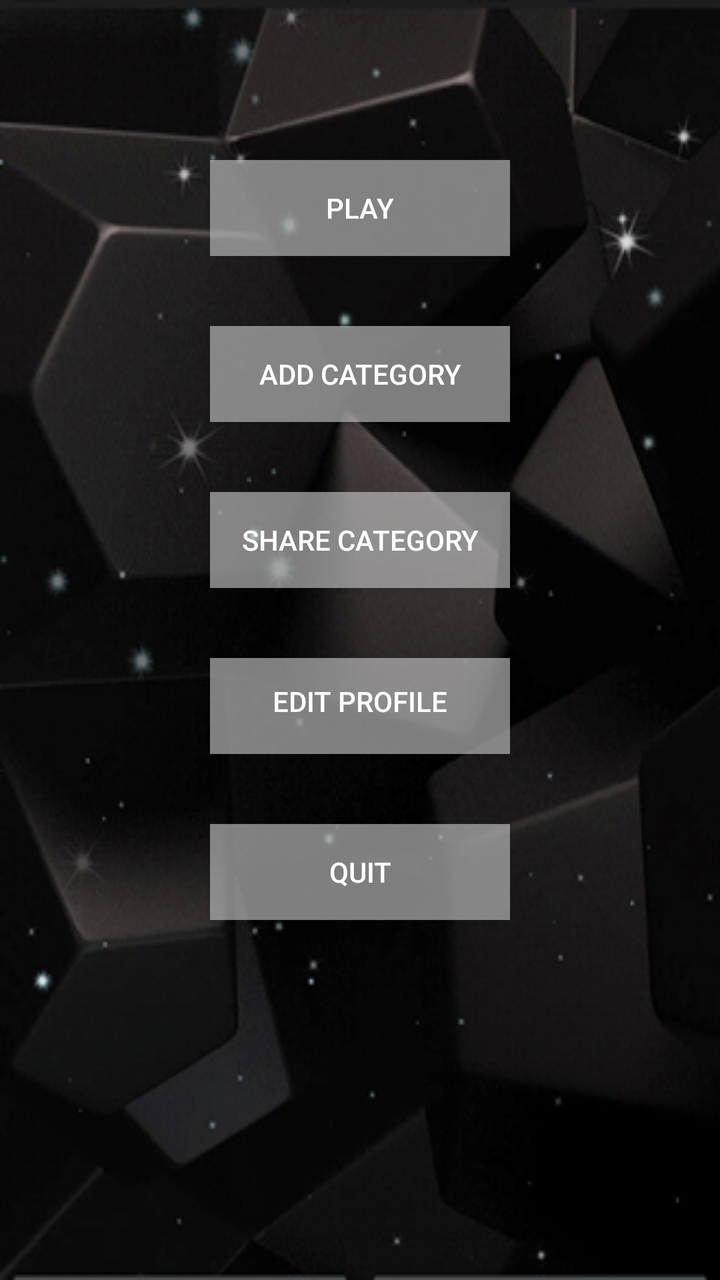
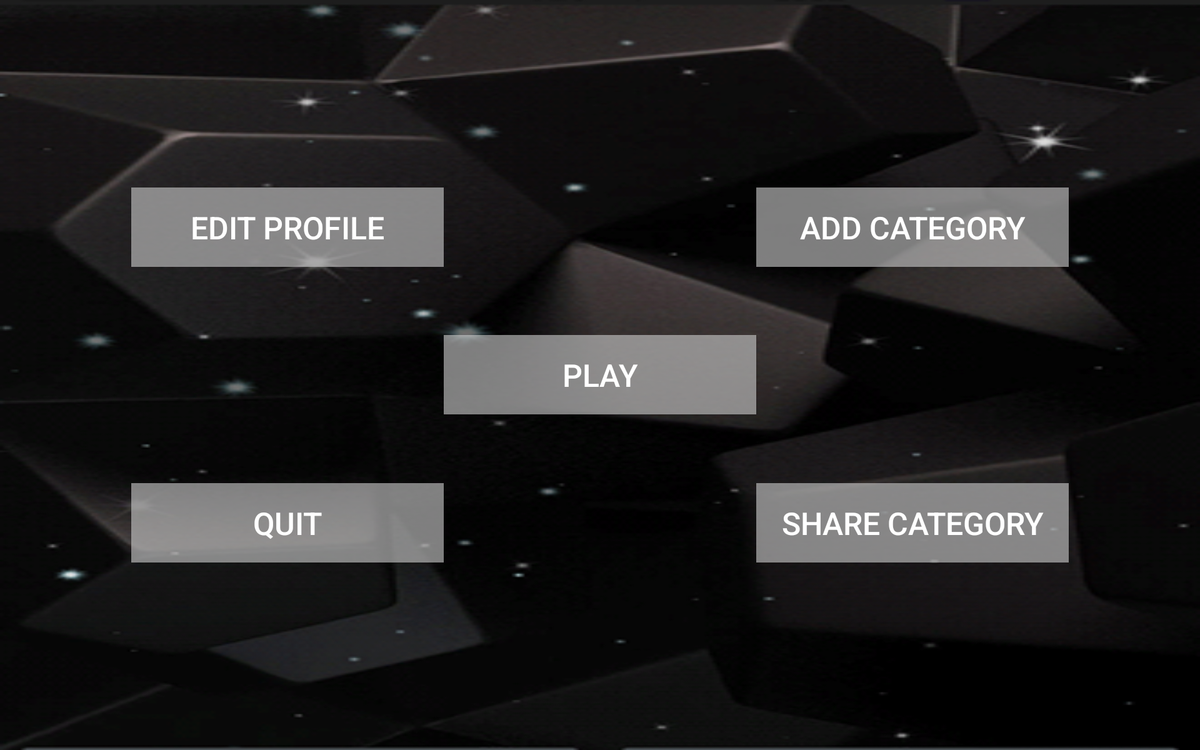

One screen, two layout resources from the same app: the default and the repository's alternative for another configuration. Each is rendered where Android would select it; the XML of both is given below.
<!-- AndroidManifest.xml: application theme AppTheme -->
<!-- res/layout/activity_main_menu.xml -->
<?xml version="1.0" encoding="utf-8"?>
<RelativeLayout xmlns:android="http://schemas.android.com/apk/res/android"
    xmlns:tools="http://schemas.android.com/tools"
    android:layout_width="match_parent"
    android:layout_height="match_parent"
    android:paddingBottom="@dimen/activity_vertical_margin"
    android:paddingLeft="@dimen/activity_horizontal_margin"
    android:paddingRight="@dimen/activity_horizontal_margin"
    android:paddingTop="@dimen/activity_vertical_margin"
    android:background="@drawable/profile_setup_background"
    android:id="@+id/relativeLayoutMainMenu">

    <Button
        android:id="@+id/buttonPlay"
        android:layout_width="150dp"
        android:layout_height="wrap_content"
        android:layout_centerHorizontal="true"
        android:text="@string/t10"
        android:textColor="#FFFFFF"
        android:background="#99d3d3d3"
        android:layout_marginTop="20dp"
        />

    <Button
        android:id="@+id/buttonAddCategory"
        android:layout_width="150dp"
        android:layout_height="wrap_content"
        android:layout_centerHorizontal="true"
        android:layout="@id/buttonPlay"
        android:layout_below="@id/buttonPlay"
        android:text="@string/t8"
        android:textColor="#FFFFFF"
        android:layout_marginTop="35dp"
        android:background="#99d3d3d3"
        />

    <Button
        android:id="@+id/buttonShareCategory"
        android:layout_width="150dp"
        android:layout_height="wrap_content"
        android:layout_centerHorizontal="true"
        android:layout_below="@id/buttonAddCategory"
        android:text="@string/t9"
        android:textColor="#FFFFFF"
        android:layout_marginTop="35dp"
        android:background="#99d3d3d3"
        />

    <Button
        android:id="@+id/buttonEditProfile"
        android:layout_width="150dp"
        android:layout_height="wrap_content"
        android:layout_centerHorizontal="true"
        android:layout_below="@id/buttonShareCategory"
        android:text="@string/t7"
        android:textColor="#FFFFFF"
        android:background="#99d3d3d3"
        android:paddingBottom="5dp"
        android:layout_marginTop="35dp"
        />

    <Button
        android:id="@+id/buttonQuit"
        android:layout_width="150dp"
        android:layout_height="wrap_content"
        android:layout_centerHorizontal="true"
        android:layout_below="@id/buttonEditProfile"
        android:text="@string/t11"
        android:textColor="#FFFFFF"
        android:layout_marginTop="35dp"
        android:background="#99d3d3d3"
        />


</RelativeLayout>
<!-- resources referenced by this layout -->
<resources>
  <dimen name="activity_horizontal_margin">50dp</dimen>
  <dimen name="activity_vertical_margin">60dp</dimen>
  <!-- drawable profile_setup_background: jpg bitmap (drawable, 165093 bytes) -->
  <string name="t10">PLAY</string>
  <string name="t11">QUIT</string>
  <string name="t7">EDIT PROFILE</string>
  <string name="t8">ADD CATEGORY</string>
  <string name="t9">SHARE CATEGORY</string>
  <style name="AppTheme" parent="Theme.AppCompat.Light.DarkActionBar"> "&gt;
      
          <item name="colorPrimary">@color/colorPrimary</item>
          <item name="colorPrimaryDark">@color/colorPrimaryDark</item>
          <item name="colorAccent">@color/colorAccent</item>
      </style>
  <color name="colorPrimary">#9e9e9e</color>
  <color name="colorPrimaryDark">#212121</color>
  <color name="colorAccent">#607d8b</color>
</resources>
<!-- res/layout-large-land/activity_main_menu.xml (the repository's variant of the layout above) -->
<!-- drawn on a 7-inch tablet turned sideways -->
<?xml version="1.0" encoding="utf-8"?>
<RelativeLayout xmlns:android="http://schemas.android.com/apk/res/android"
    xmlns:tools="http://schemas.android.com/tools"
    android:layout_width="match_parent"
    android:layout_height="match_parent"
    android:paddingBottom="@dimen/activity_vertical_margin"
    android:paddingLeft="@dimen/activity_horizontal_margin"
    android:paddingRight="@dimen/activity_horizontal_margin"
    android:paddingTop="@dimen/activity_vertical_margin"
    android:background="@drawable/profile_setup_background"
    android:id="@+id/id2">

    <Button
        android:id="@+id/button2"
        android:layout_width="250dp"
        android:layout_height="wrap_content"
        android:text="@string/t10"
        android:textColor="#FFFFFF"
        android:background="#99d3d3d3"
        android:textSize="25sp"
        android:padding="15dp"
        android:layout_centerVertical="true"
        android:layout_centerHorizontal="true" />

    <Button
        android:id="@+id/button3"
        android:layout_width="250dp"
        android:layout_height="wrap_content"
        android:layout="@id/button2"
        android:text="@string/t8"
        android:textColor="#FFFFFF"
        android:background="#99d3d3d3"
        android:textSize="25sp"
        android:padding="15dp"
        android:layout_alignParentTop="true"
        android:layout_toRightOf="@+id/button2"
        android:layout_toEndOf="@+id/button2" />

    <Button
        android:id="@+id/button4"
        android:layout_width="250dp"
        android:layout_height="wrap_content"
        android:text="@string/t9"
        android:textColor="#FFFFFF"
        android:textSize="25sp"
        android:padding="15dp"
        android:background="#99d3d3d3"
        android:layout_alignParentBottom="true"
        android:layout_alignLeft="@+id/button3"
        android:layout_alignStart="@+id/button3" />

    <Button
        android:id="@+id/button5"
        android:layout_width="250dp"
        android:layout_height="wrap_content"
        android:text="@string/t7"
        android:textColor="#FFFFFF"
        android:background="#99d3d3d3"
        android:paddingBottom="5dp"
        android:textSize="25sp"
        android:padding="15dp"
        android:layout_alignParentTop="true"
        android:layout_toLeftOf="@+id/button2"
        android:layout_toStartOf="@+id/button2" />

    <Button
        android:id="@+id/button6"
        android:layout_width="250dp"
        android:layout_height="wrap_content"
        android:text="@string/t11"
        android:textColor="#FFFFFF"
        android:background="#99d3d3d3"
        android:textSize="25sp"
        android:padding="15dp"
        android:layout_alignParentBottom="true"
        android:layout_toLeftOf="@+id/button2"
        android:layout_toStartOf="@+id/button2" />


</RelativeLayout>
<!-- resources referenced by the variant -->
<!-- as a 7-inch tablet turned sideways resolves them -->
<resources>
  <!-- from res/values-large-land/ -->
  <dimen name="activity_horizontal_margin">50dp</dimen>
  <!-- from res/values-large-land/ -->
  <dimen name="activity_vertical_margin">150dp</dimen>
  <!-- drawable profile_setup_background: jpg bitmap (drawable, 165093 bytes) -->
  <string name="t10">PLAY</string>
  <string name="t11">QUIT</string>
  <string name="t7">EDIT PROFILE</string>
  <string name="t8">ADD CATEGORY</string>
  <string name="t9">SHARE CATEGORY</string>
  <style name="AppTheme" parent="Theme.AppCompat.Light.DarkActionBar"> "&gt;
      
          <item name="colorPrimary">@color/colorPrimary</item>
          <item name="colorPrimaryDark">@color/colorPrimaryDark</item>
          <item name="colorAccent">@color/colorAccent</item>
      </style>
  <color name="colorPrimary">#9e9e9e</color>
  <color name="colorPrimaryDark">#212121</color>
  <color name="colorAccent">#607d8b</color>
</resources>
